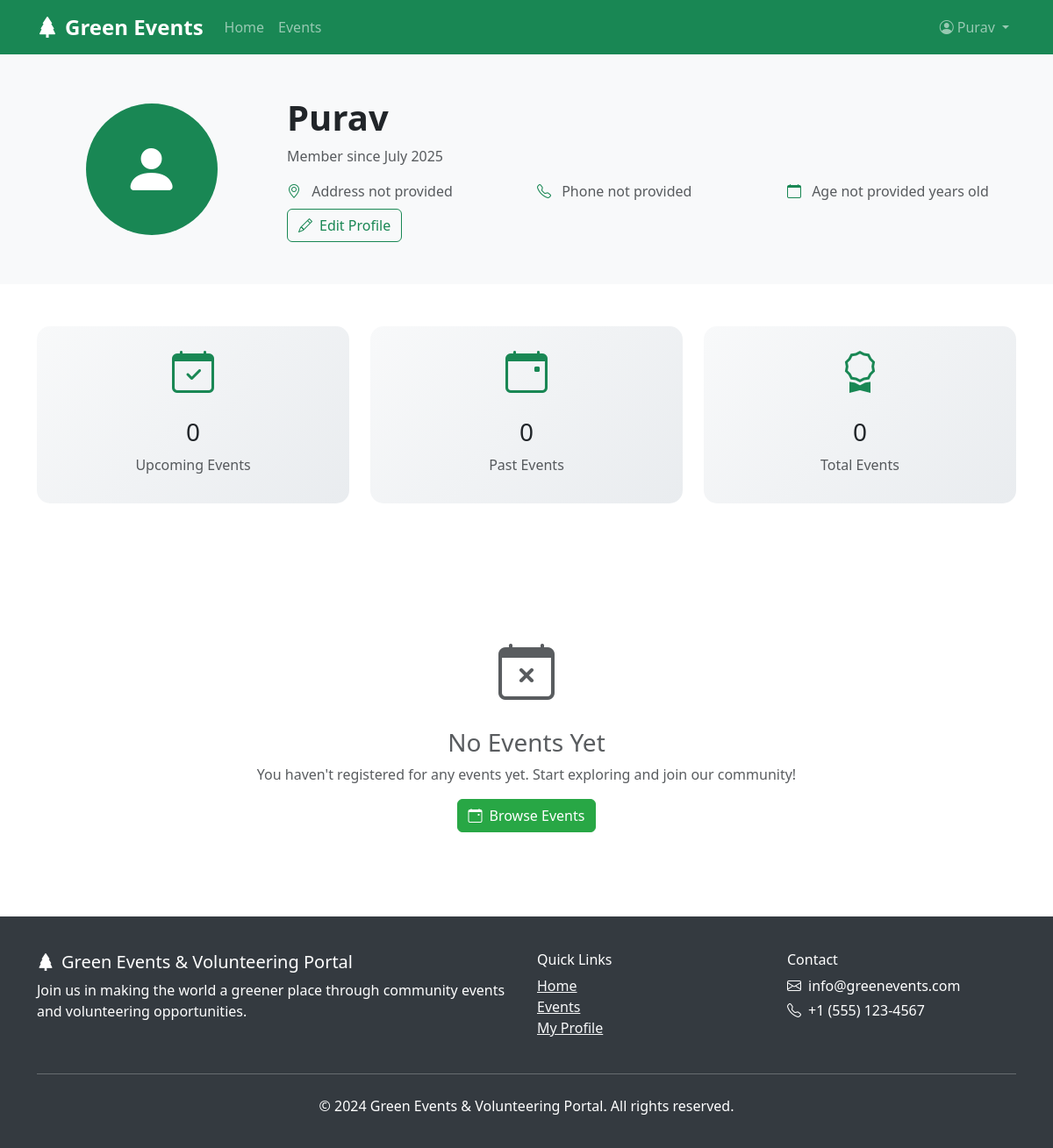
/profile/ (signed in), run on an earlier commit of the app's database.
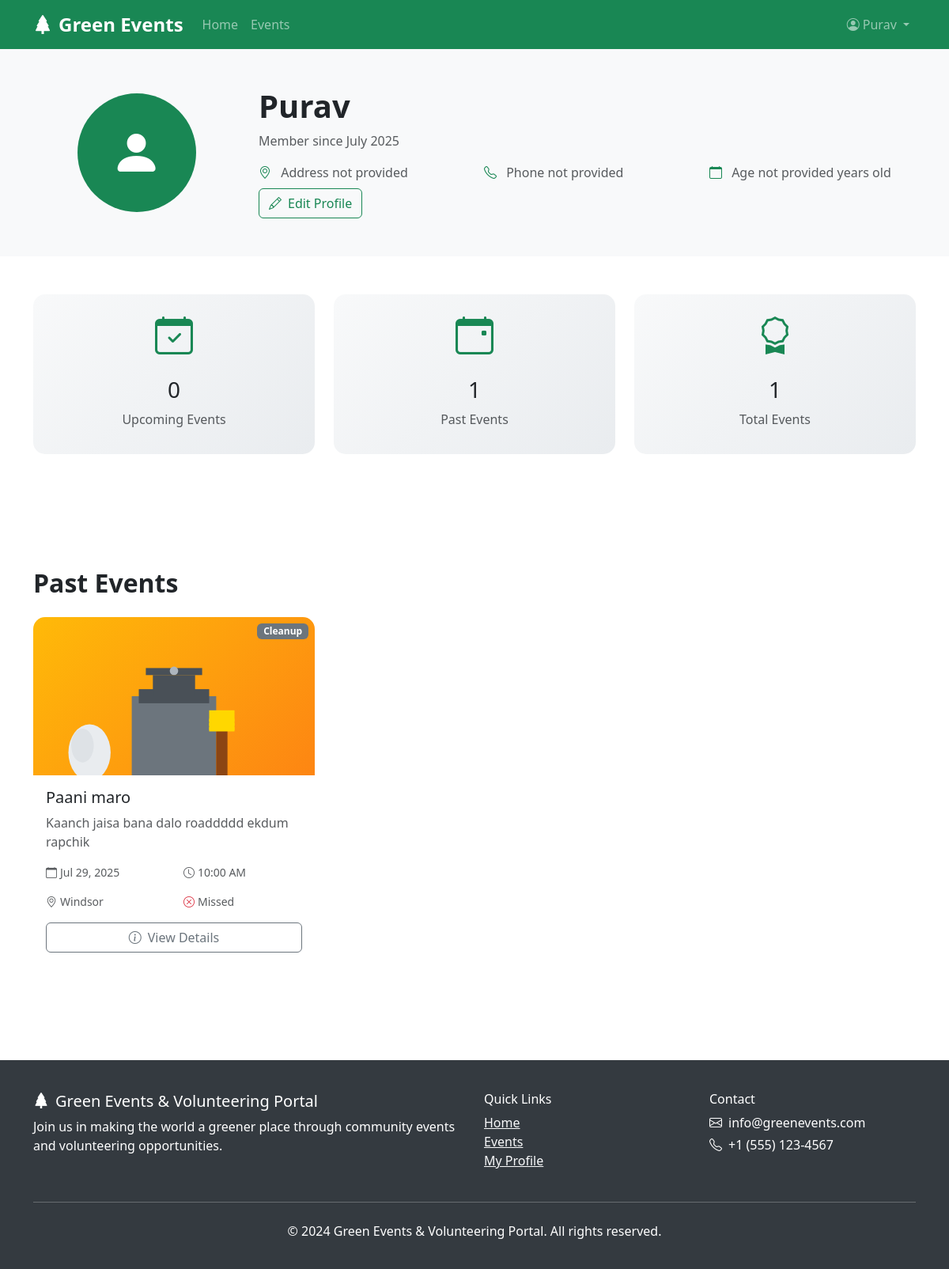
And on a later commit of the database.
### GreenTech/models.py (models this page shows, shortened)
class EventRegistration(models.Model):
    event = models.ForeignKey(Event, on_delete=models.CASCADE)
    user = models.ForeignKey(User, on_delete=models.CASCADE)
    registered_at = models.DateTimeField(auto_now_add=True)
    attended = models.BooleanField(default=False)
    class Meta:
        unique_together = ['event', 'user']

class Event(models.Model):
    EVENT_TYPES = [
        ('tree_planting', 'Tree Planting'),
        ('cleanup', 'Cleanup'),
        ('recycling', 'Recycling'),
        ('education', 'Environmental Education'),
        ('conservation', 'Wildlife Conservation'),
        ('other', 'Other'),
    ]
    title = models.CharField(max_length=200)
    description = models.TextField()
    event_type = models.CharField(max_length=20, choices=EVENT_TYPES)
    location = models.CharField(max_length=200)
    latitude = models.DecimalField(max_digits=9, decimal_places=6, null=True, blank=True)
    longitude = models.DecimalField(max_digits=9, decimal_places=6, null=True, blank=True)
    date = models.DateField()
    start_time = models.TimeField()
    end_time = models.TimeField()
    max_participants = models.IntegerField(default=50)
    current_participants = models.IntegerField(default=0)
    organizer = models.ForeignKey(User, on_delete=models.CASCADE)
    created_at = models.DateTimeField(auto_now_add=True)
    updated_at = models.DateTimeField(auto_now=True)
    is_active = models.BooleanField(default=True)
    image = models.ImageField(upload_to='event_images/', null=True, blank=True)
    def get_event_image_url(self):
        if self.image:
            return self.image.url
        return get_event_type_image(self.event_type)

### GreenTech/views.py (the view)
# urls.py: path('profile/', views.user_profile, name='user_profile'),
@login_required(login_url='signin')
def user_profile(request):
    try:
        profile = UserProfile.objects.get(user=request.user)
    except UserProfile.DoesNotExist:
        profile = UserProfile.objects.create(user=request.user)
    registrations = EventRegistration.objects.filter(user=request.user).order_by('-registered_at')
    upcoming_registrations = registrations.filter(event__date__gte=date.today())
    past_registrations = registrations.filter(event__date__lt=date.today())
    context = {
        'profile': profile,
        'upcoming_registrations': upcoming_registrations,
        'past_registrations': past_registrations,
    }
    return render(request, "GreenTech/user_profile.html", context)

### GreenTech/utils.py (called while the page is built)
def get_event_type_image(event_type):
    event_type_images = {
        'tree_planting': '/static/images/event-types/tree-planting.svg',
        'cleanup': '/static/images/event-types/cleanup.svg',
        'recycling': '/static/images/event-types/recycling.svg',
        'education': '/static/images/event-types/education.svg',
        'conservation': '/static/images/event-types/conservation.svg',
        'other': '/static/images/event-types/other.svg',
    }
    return event_type_images.get(event_type, event_type_images['other'])

### templates/GreenTech/user_profile.html (shortened to what the changed rows need)
{% extends 'GreenTech/base.html' %}
{% block content %}
<section class="py-5 bg-light">
    <div class="container">
        <div class="row align-items-center">
            <div class="col-md-9">
                <h1 class="fw-bold">{{ user.get_full_name|default:user.username }}</h1>
            </div>
        </div>
    </div>
</section>
<section class="py-5">
    <div class="container">
        <div class="row text-center mb-5">
            <div class="col-md-4">
                <div class="card stats-card h-100">
                    <div class="card-body">
                        <i class="bi bi-calendar-event text-success" style="font-size: 3rem;"></i>
                        <h3 class="mt-3">{{ past_registrations.count }}</h3>
                        <p class="text-muted">Past Events</p>
                    </div>
                </div>
            </div>
            <div class="col-md-4">
                <div class="card stats-card h-100">
                    <div class="card-body">
                        <i class="bi bi-award text-success" style="font-size: 3rem;"></i>
                        <h3 class="mt-3">{{ past_registrations.count|add:upcoming_registrations.count }}</h3>
                        <p class="text-muted">Total Events</p>
                    </div>
                </div>
            </div>
        </div>
    </div>
</section>
{% if past_registrations %}
<section class="py-5">
    <div class="container">
        <h2 class="fw-bold mb-4">Past Events</h2>
        <div class="row">
            {% for registration in past_registrations %}
                <div class="col-lg-4 col-md-6 mb-4">
                    <div class="card event-card h-100">
                        <div class="card-img-top position-relative" style="height: 200px; overflow: hidden;">
                            {% if registration.event.image %}
                                <img src="{{ registration.event.image.url }}" class="w-100 h-100" alt="{{ registration.event.title }}" style="object-fit: cover;">
                            {% else %}
                                <img src="{{ registration.event.get_event_image_url }}" class="w-100 h-100" alt="{{ registration.event.title }}" style="object-fit: cover;">
                            {% endif %}
                            <span class="badge bg-secondary position-absolute top-0 end-0 m-2 event-type-badge">
                                {{ registration.event.get_event_type_display }}
                            </span>
                        </div>
                        <div class="card-body">
                            <h5 class="card-title">{{ registration.event.title }}</h5>
                            <p class="card-text text-muted">{{ registration.event.description|truncatewords:15 }}</p>
                            <div class="row text-muted small mb-3">
                                <div class="col-6">
                                    <i class="bi bi-calendar me-1"></i>{{ registration.event.date|date:"M d, Y" }}
                                </div>
                                <div class="col-6">
                                    <i class="bi bi-clock me-1"></i>{{ registration.event.start_time|time:"g:i A" }}
                                </div>
                            </div>
                            <div class="row text-muted small mb-3">
                                <div class="col-6">
                                    <i class="bi bi-geo-alt me-1"></i>{{ registration.event.location }}
                                </div>
                                <div class="col-6">
                                    {% if registration.attended %}
                                        <i class="bi bi-check-circle text-success me-1"></i>Attended
                                    {% else %}
                                        <i class="bi bi-x-circle text-danger me-1"></i>Missed
                                    {% endif %}
                                </div>
                            </div>
                            <div class="d-grid">
                                <a href="{% url 'event_detail' registration.event.id %}" class="btn btn-outline-secondary">
                                    <i class="bi bi-info-circle me-2"></i>View Details
                                </a>
                            </div>
                        </div>
                    </div>
                </div>
            {% endfor %}
        </div>
    </div>
</section>
{% endif %}
{% if not upcoming_registrations and not past_registrations %}
<section class="py-5">
    <div class="container">
        <div class="text-center">
            <i class="bi bi-calendar-x text-muted" style="font-size: 4rem;"></i>
            <h3 class="mt-3 text-muted">No Events Yet</h3>
            <p class="text-muted">You haven't registered for any events yet. Start exploring and join our community!</p>
            <a href="{% url 'events' %}" class="btn btn-green">
                <i class="bi bi-calendar-event me-2"></i>Browse Events
            </a>
        </div>
    </div>
</section>
{% endif %}
{% endblock %}

What changed in the data, as far as the page shows it:
added EventRegistration: event.get_event_image_url (picture), event.event_type "Cleanup", event "Paani maro", event.description "Kaanch jaisa bana dalo roaddddd ekdum rapchik", event "Jul 29, 2025", event.start_time "10:00 AM", event.location "Windsor", attended False (drawn)
Also different on the page:
{{ past_registrations.count }}: "0" → "1"
{{ past_registrations.count|add:upcoming_registrations.count }}: "0" → "1"
text no longer shown: "No Events Yet You haven't registered for any events yet. Start exploring and join our community! Browse Events"
text now shown: "Past Events"
